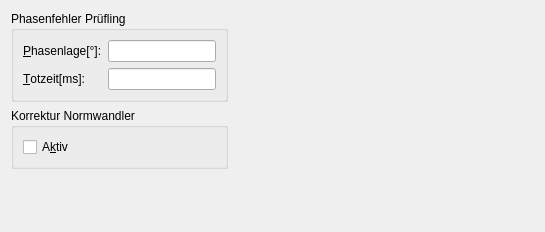
     <widget class="QWidget" name="Widget9">
      <attribute name="title">
       <string>Berechnung</string>
      </attribute>
      <layout class="QVBoxLayout">
       <item>
        <layout class="QHBoxLayout">
         <item>
          <layout class="QVBoxLayout">
           <item>
            <widget class="Q3GroupBox" name="CmpKorrGroupBox">
             <property name="title">
              <string>Phasenfehler Prüfling</string>
             </property>
             <layout class="QGridLayout">
              <item row="1" column="0">
               <widget class="QLabel" name="CmpKorrLabel2">
                <property name="text">
                 <string>&amp;Totzeit[ms]:</string>
                </property>
                <property name="wordWrap">
                 <bool>false</bool>
                </property>
                <property name="buddy">
                 <cstring>CmpKorrLineEdit2</cstring>
                </property>
               </widget>
              </item>
              <item row="0" column="0">
               <widget class="QLabel" name="CmpKorrLabel1">
                <property name="text">
                 <string>&amp;Phasenlage[°]:</string>
                </property>
                <property name="wordWrap">
                 <bool>false</bool>
                </property>
                <property name="buddy">
                 <cstring>CmpKorrLineEdit1</cstring>
                </property>
               </widget>
              </item>
              <item row="0" column="1" rowspan="2">
               <layout class="QVBoxLayout">
                <item>
                 <widget class="QLineEdit" name="CmpKorrLineEdit1">
                  <property name="focusPolicy">
                   <enum>Qt::StrongFocus</enum>
                  </property>
                  <property name="text">
                   <string/>
                  </property>
                  <property name="maxLength">
                   <number>8</number>
                  </property>
                  <property name="dragEnabled">
                   <bool>true</bool>
                  </property>
                  <property name="readOnly">
                   <bool>false</bool>
                  </property>
                 </widget>
                </item>
                <item>
                 <widget class="QLineEdit" name="CmpKorrLineEdit2">
                  <property name="maxLength">
                   <number>8</number>
                  </property>
                 </widget>
                </item>
               </layout>
              </item>
             </layout>
            </widget>
           </item>
           <item>
            <widget class="Q3GroupBox" name="CmpCorrGroupBox">
             <property name="title">
              <string>Korrektur Normwandler</string>
             </property>
             <layout class="QVBoxLayout">
              <item>
               <widget class="QCheckBox" name="CmpCorrCheckBox">
                <property name="text">
                 <string>A&amp;ktiv</string>
                </property>
                <property name="shortcut">
                 <string>Alt+K</string>
                </property>
               </widget>
              </item>
             </layout>
            </widget>
           </item>
          </layout>
         </item>
         <item>
          <spacer name="spacer14_2">
           <property name="orientation">
            <enum>Qt::Horizontal</enum>
           </property>
           <property name="sizeType">
            <enum>QSizePolicy::Expanding</enum>
           </property>
           <property name="sizeHint" stdset="0">
            <size>
             <width>306</width>
             <height>20</height>
            </size>
           </property>
          </spacer>
         </item>
        </layout>
       </item>
       <item>
        <spacer name="spacer13_3">
         <property name="orientation">
          <enum>Qt::Vertical</enum>
         </property>
         <property name="sizeType">
          <enum>QSizePolicy::Expanding</enum>
         </property>
         <property name="sizeHint" stdset="0">
          <size>
           <width>20</width>
           <height>52</height>
          </size>
         </property>
        </spacer>
       </item>
      </layout>
     </widget>
